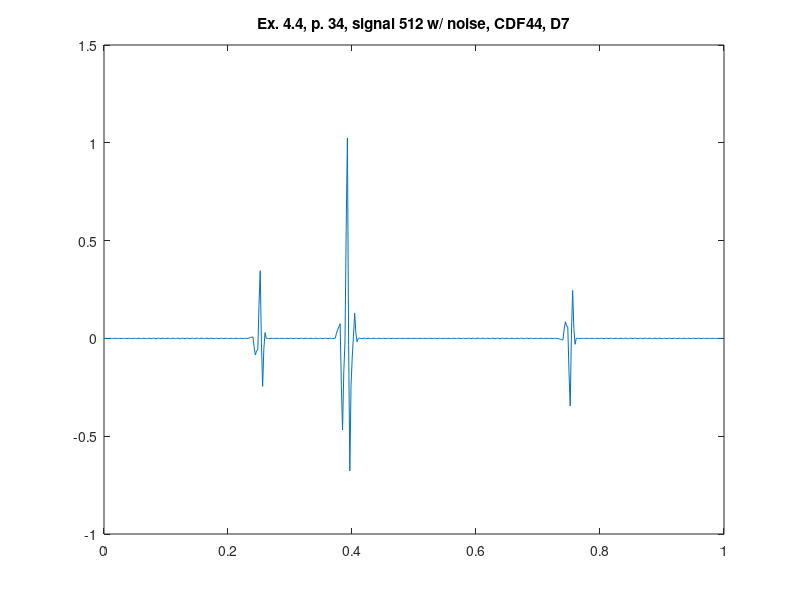

The MATLAB source for this figure:
%% ========================================================================
%% Programmatic octave notes on "Ripples in Mathematics" by A. Jensen
%% and A. la Cour-Harbo written with a deep gratitude to the authors for
%% this wonderful text. 
%% 
%% Reconstruction of graphs in ex 4.4, p.34, CDF44, 3 scales, D7.
%%
%% Author: Vladimir Kulyukin
%% 
%% NB: I have tested this code in Octave 4.
%% =========================================================================
t = (1.0/512)*[0:511];

%%y_ex_4_3_chirp_512_p33 = arrayfun(@(x) sin(x*x), t);

y_ex_4_4_512_with_noise_cdf44_d7_p34 = [
1.1344789732962117E-5
-2.7513295059408495E-5
-3.003742259384869E-5
-4.229720463337826E-5
4.887089082395685E-5
1.1232557003114196E-4
-6.71607581664881E-5
-1.8155123962159455E-4
8.592633852095182E-5
2.510826784790672E-4
-1.0363729892420475E-4
-3.190568369264269E-4
1.2215426860587102E-4
3.874217234775658E-4
-1.391157558393719E-4
-4.534897424774872E-4
1.5720578630778887E-4
5.200296854927173E-4
-1.7325445197738737E-4
-5.835552939057573E-4
1.9074332635010983E-4
6.476294773593683E-4
-2.0572461303235127E-4
-7.080008888499195E-4
2.224439038888077E-4
7.689922433288204E-4
-2.3621353360330503E-4
-8.256280482018456E-4
2.520022250328567E-4
8.829491936211292E-4
-2.6442758871817346E-4
-9.353039581153473E-4
2.791336269913001E-4
9.884028605095221E-4
-2.9009506160290375E-4
-0.0010359723796229876
3.0357681953202575E-4
0.0010843376675355228
-3.129687604623051E-4
-0.0011266638207949227
3.2509640134862104E-4
0.0011698297100638563
-3.328283990722694E-4
-0.0012065048734753749
3.434851271043236E-4
0.0012440556529899939
-3.4948271825668034E-4
-0.0012747266246814649
3.5856590331806003E-4
0.001306300659907987
-3.6277132781765764E-4
-0.0013306720616556294
3.7019349387089627E-4
0.0013559652773748009
-3.725662511807652E-4
-0.0013738023992568744
3.782559187093423E-4
0.0013925712079744385
-3.787731578794855E-4
-0.0014037022687563082
3.82675532274701E-4
0.001415765916583973
-3.813322720093569E-4
-0.0014200837180656431
3.834097712726295E-4
0.0014253260254804814
-3.8021894790243296E-4
-0.0014227889848734683
3.8045156458026364E-4
0.0014211594655895395
-3.7544390747840713E-4
-0.0014117920159816423
3.738294013449744E-4
0.001403306363160244
-3.6705313698676964E-4
-0.0013871987182117777
3.6360705661857816E-4
0.001371938653327975
-3.551274441343241E-4
-0.0013492459384653618
3.4988297716932634E-4
0.0013273584242864856
-3.397816798624424E-4
-0.0012982991827588338
3.3278933338430557E-4
0.0012699950080110281
-3.2116363226993483E-4
-0.0012348490961997147
3.1249074639770445E-4
0.0012004008455586044
-2.9945260333280344E-4
-0.0011595067378071232
2.891827026985514E-4
0.0011192461667577933
-2.7485768212810285E-4
-0.001072997695678649
2.630896714889536E-4
0.001027312535528738
-2.476157311919756E-4
-9.76155099180403E-4
2.3446294292342603E-4
9.254853229962075E-4
-2.179891054039517E-4
-8.699115954563145E-4
2.0357820804709967E-4
8.147451808815122E-4
-1.8626312536600126E-4
-7.552903675260927E-4
1.7073290374031524E-4
6.961585972903573E-4
-1.5274332960895598E-4
-6.33395280473078E-4
1.362433482382128E-4
5.708676258480315E-4
-1.1775253208971178E-4
-5.054002506197335E-4
1.0044169481428575E-4
4.400788871004728E-4
-8.162771331641476E-5
-3.725379400729531E-4
0.0029232462000284135
0.005257978481032948
0.0062353424225627665
0.0075764121144864085
-0.046082489030916995
-0.0850041924067233
-0.06362919971672372
-0.05841065804382165
0.17431261240188264
0.34607617449865297
-0.021875021775010536
-0.2452100844001578
-0.05187679742375825
0.02981054176529813
6.716075816654398E-5
1.815512396219168E-4
-8.592633852098417E-5
-2.510826784792878E-4
1.0363729892418442E-4
3.190568369265027E-4
-1.2215426860576496E-4
-3.874217234774119E-4
1.3911575583936932E-4
4.5348974247738297E-4
-1.5720578630781177E-4
-5.200296854927077E-4
1.732544519774356E-4
5.835552939058426E-4
-1.9074332635020088E-4
-6.476294773595786E-4
2.057246130324122E-4
7.08000888850147E-4
-2.2244390388889647E-4
-7.68992243329096E-4
2.3621353360330505E-4
8.256280482019973E-4
-2.520022250327553E-4
-8.829491936210241E-4
2.644275887182256E-4
9.353039581153617E-4
-2.7913362699147684E-4
-9.88402860509849E-4
2.900950616028846E-4
0.0010359723796231537
-3.035768195318755E-4
-0.0010843376675353346
3.1296876046230766E-4
0.0011266638207947995
-3.2509640134866603E-4
-0.0011698297100638778
3.3282839907232783E-4
0.001206504873475498
-3.4348512710442224E-4
-0.0012440556529902376
3.4948271825675716E-4
0.0012747266246817372
-3.5856590331816645E-4
-0.0013063006599083184
3.627713278176854E-4
0.0013306720616558599
-3.701934938708892E-4
-0.0013559652773749032
3.7256625118072694E-4
0.0013738023992568536
-3.782559187092129E-4
-0.0013925712079741947
3.787731578795102E-4
0.001403702268756203
-3.8267553227480167E-4
-0.0014157659165841053
3.813322720094364E-4
0.0014200837180658689
0.026549880696230023
0.0452245014792445
0.05952983005957017
0.07500590695710188
-0.24084634251848716
-0.467919434512843
-0.17320594292028837
-0.018304745021240854
0.5600223967121815
1.024892898740797
-0.029915544253559967
-0.6775272411744309
-0.24082949801052556
-0.09467159366277876
0.011738475410061983
0.1287989448456991
0.026583407490333527
-0.0168773009258615
3.39781679862452E-4
0.001298299182758789
-3.327893333843341E-4
-0.0012699950080110592
3.2116363226999327E-4
0.001234849096199838
-3.1249074639784377E-4
-0.0012004008455589186
2.994526033327907E-4
0.0011595067378072843
-2.891827026984308E-4
-0.0011192461667576558
2.748576821280927E-4
0.0010729976956785354
-2.6308967148893253E-4
-0.001027312535528646
2.4761573119207463E-4
9.761550991805261E-4
-2.3446294292366743E-4
-9.254853229967093E-4
2.179891054040152E-4
8.69911595456722E-4
-2.0357820804710357E-4
-8.147451808817251E-4
1.862631253660038E-4
7.552903675261971E-4
-1.7073290374028721E-4
-6.961585972903577E-4
1.5274332960891918E-4
6.333952804730069E-4
-1.3624334823809754E-4
-5.708676258477888E-4
1.1775253208977273E-4
5.054002506196957E-4
-1.0044169481446643E-4
-4.4007888710078443E-4
8.162771331651126E-5
3.725379400733133E-4
-6.367273296263332E-5
-3.0505194809932163E-4
4.471677504165958E-5
2.360878855138161E-4
-2.62905678850447E-5
-1.6708719207869226E-4
7.375189778581254E-6
9.736417555787204E-5
1.1344789732738514E-5
-2.7513295059872577E-5
-3.003742259373948E-5
-4.229720463291381E-5
4.887089082385247E-5
1.1232557003071635E-4
-6.716075816643222E-5
-1.8155123962127224E-4
8.592633852094376E-5
2.5108267847888876E-4
-1.0363729892417172E-4
-3.190568369262847E-4
1.221542686058257E-4
3.874217234774125E-4
-1.391157558393871E-4
-4.5348974247743035E-4
1.5720578630790052E-4
5.200296854928882E-4
-1.732544519773188E-4
-5.835552939057478E-4
1.907433263499406E-4
6.476294773590524E-4
-2.0572461303222683E-4
-7.080008888495121E-4
2.2244390388860208E-4
7.689922433282418E-4
-2.3621353360329486E-4
-8.256280482015043E-4
2.520022250329728E-4
8.829491936211693E-4
-2.6442758871822686E-4
-9.353039581154896E-4
2.7913362699144855E-4
9.884028605098595E-4
-2.9009506160281235E-4
-0.0010359723796230257
3.0357681953172163E-4
0.0010843376675349894
-3.1296876046225426E-4
-0.0011266638207945057
3.250964013486588E-4
0.0011698297100637147
-3.328283990722797E-4
-0.001206504873475337
3.4348512710438874E-4
0.0012440556529900919
-3.49482718256655E-4
-0.0012747266246814837
3.585659033179763E-4
0.0013063006599078441
-3.627713278176323E-4
-0.0013306720616554969
3.701934938709018E-4
0.001355965277374742
-3.725662511807145E-4
-0.0013738023992567608
3.7825591870921556E-4
0.0013925712079741529
-3.787731578795159E-4
-0.0014037022687561943
3.826755322748201E-4
0.0014157659165841348
-3.813322720094482E-4
-0.001420083718065908
3.8340977127278986E-4
0.0014253260254809066
-3.802189479024584E-4
-0.0014227889848737526
3.804515645802105E-4
0.0014211594655895862
-3.7544390747839185E-4
-0.001411792015981623
3.7382940134497673E-4
0.0014033063631602352
-3.6705313698667303E-4
-0.0013871987182116068
3.6360705661839634E-4
0.0013719386533275549
-3.551274441342022E-4
-0.0013492459384649071
3.498829771691211E-4
0.001327358424285886
-3.3978167986250347E-4
-0.0012982991827586066
3.327893333846758E-4
0.0012699950080115804
-3.211636322698282E-4
-0.0012348490961998854
3.124907463972996E-4
0.0012004008455579539
-2.9945260333271204E-4
-0.0011595067378065544
2.891827026985451E-4
0.001119246166757494
-2.7485768212808E-4
-0.001072997695678469
2.6308967148893866E-4
0.0010273125355286226
-2.4761573119204167E-4
-9.761550991804599E-4
2.3446294292354624E-4
9.254853229964599E-4
-2.1798910540411168E-4
-8.699115954567409E-4
2.0357820804743726E-4
8.147451808823377E-4
-1.8626312536596307E-4
-7.552903675265002E-4
1.707329037399998E-4
6.961585972899898E-4
-1.52743329608909E-4
-6.333952804727415E-4
1.362433482381969E-4
5.708676258478351E-4
-1.1775253208977778E-4
-5.054002506197525E-4
1.0044169481450297E-4
4.400788871008755E-4
-8.162771331640461E-5
-3.7253794007318064E-4
-0.002795900734103544
-0.0046478745848352754
-0.006324775972646012
-0.008048587885513355
0.04613507016668725
0.08533836679088062
0.06361444933716667
0.05821592969270613
-0.17433530198134836
-0.3460211479085337
0.02193509662019827
0.24529467880942432
0.051779055642110106
-0.03003519290536073
6.716075816646653E-5
1.8155123962154237E-4
-8.592633852088964E-5
-2.510826784789296E-4
1.036372989242403E-4
3.190568369264079E-4
-1.221542686059975E-4
-3.8742172347778564E-4
1.391157558393782E-4
4.534897424776341E-4
-1.5720578630778128E-4
-5.20029685492774E-4
1.7325445197728578E-4
5.835552939056056E-4
-1.907433263498502E-4
-6.47629477358821E-4
2.0572461303234113E-4
7.080008888495783E-4
-2.22443903888962E-4
-7.689922433289266E-4
2.3621353360327456E-4
8.256280482018836E-4
-2.5200222503271954E-4
-8.829491936209012E-4
2.6442758871820653E-4
9.353039581152621E-4
-2.791336269914479E-4
-9.884028605097476E-4
2.9009506160291903E-4
0.0010359723796231585
-3.035768195320174E-4
-0.001084337667535592
3.12968760462244E-4
0.0011266638207948468
-3.2509640134844995E-4
-0.0011698297100635087
3.3282839907227964E-4
0.0012065048734751854
-3.434851271044294E-4
-0.0012440556529900919
3.494827182567363E-4
0.0012747266246816353
-3.5856590331816775E-4
-0.0013063006599082678
3.627713278176424E-4
0.0013306720616557623
-3.701934938707955E-4
-0.0013559652773746838
3.7256625118072456E-4
0.0013738023992567229
-3.7825591870928077E-4
-0.0013925712079742509
3.7877315787949057E-4
0.0014037022687562132
-3.8267553227475733E-4
-0.0014157659165840281
3.813322720093773E-4
0.0014200837180657188
-3.834097712726707E-4
-0.0014253260254805935
3.8021894790240765E-4
0.0014227889848734874
-3.8045156458019403E-4
-0.0014211594655894207
3.7544390747835135E-4
0.0014117920159814718
-3.7382940134489444E-4
-0.0014033063631600112
3.670531369867239E-4
0.0013871987182115689
-3.6360705661854276E-4
-0.0013719386533278045
3.551274441342986E-4
0.0013492459384652294
-3.4988297716929707E-4
-0.0013273584242863665
3.3978167986246796E-4
0.001298299182758815
-3.3278933338441003E-4
-0.0012699950080112073
3.211636322699146E-4
0.0012348490961997909
-3.124907463976088E-4
-0.0012004008455584686
2.99452603332778E-4
0.0011595067378069905
-2.891827026985396E-4
-0.0011192461667577044
2.7485768212809017E-4
0.001072997695678583
-2.630896714889458E-4
-0.0010273125355286905
2.4761573119197304E-4
9.761550991803745E-4
-2.3446294292337654E-4
-9.254853229961078E-4
2.179891054040736E-4
8.699115954564662E-4
-2.0357820804744163E-4
-8.147451808822075E-4
1.8626312536598088E-4
7.552903675264719E-4
-1.7073290374007585E-4
-6.961585972901131E-4
1.5274332960890522E-4
6.333952804728126E-4
-1.3624334823815633E-4
-5.708676258477967E-4
1.1775253208975875E-4
5.054002506196908E-4
-1.004416948144614E-4
-4.400788871007698E-4
8.16277133164243E-5
3.725379400731545E-4
-6.367273296243248E-5
-3.0505194809887684E-4
4.471677504163609E-5
2.360878855135151E-4
-2.629056788516422E-5
-1.670871920787533E-4
7.375189778483472E-6
9.736417555776304E-5
];

figure;
plot(t, y_ex_4_4_512_with_noise_cdf44_d7_p34);
xlim([0 1]);
title('Ex. 4.4, p. 34, signal 512 w/ noise, CDF44, D7');
